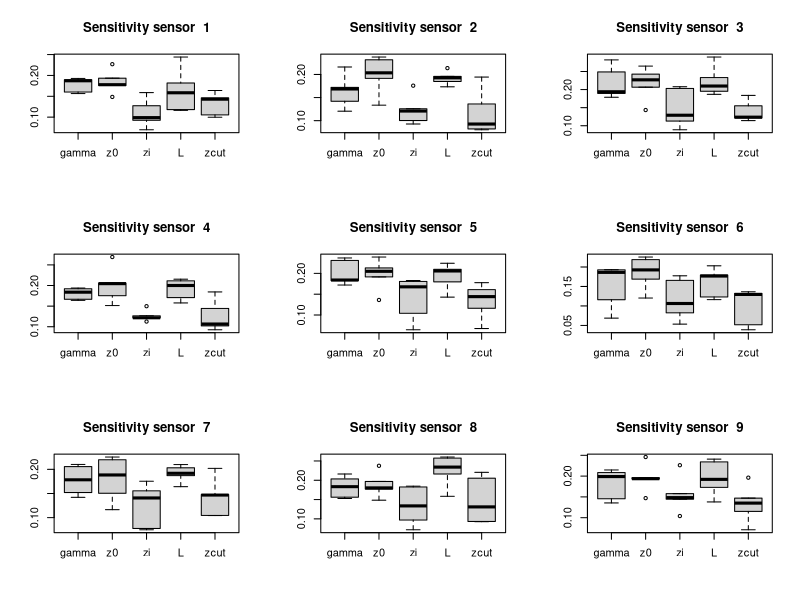

R code for this plot:
#Script that creates the graphics for the sensitivity analylsis



	
data=read.csv('sensitivityParametersInfo.csv')
data=data[,-1]

jpeg('../../../../Tesis/FigChap4/sensitivityPlot.jpg',width=1600,height=1200)
par(mfrow=c(3,3))

for(k in 1:9){
	s=subset(data,sensor==k)
	s=s[,3:7]
	boxplot(s)
	abline(h=0,col='blue')
	title(paste('Sensitivity sensor ',k))
}
dev.off()

